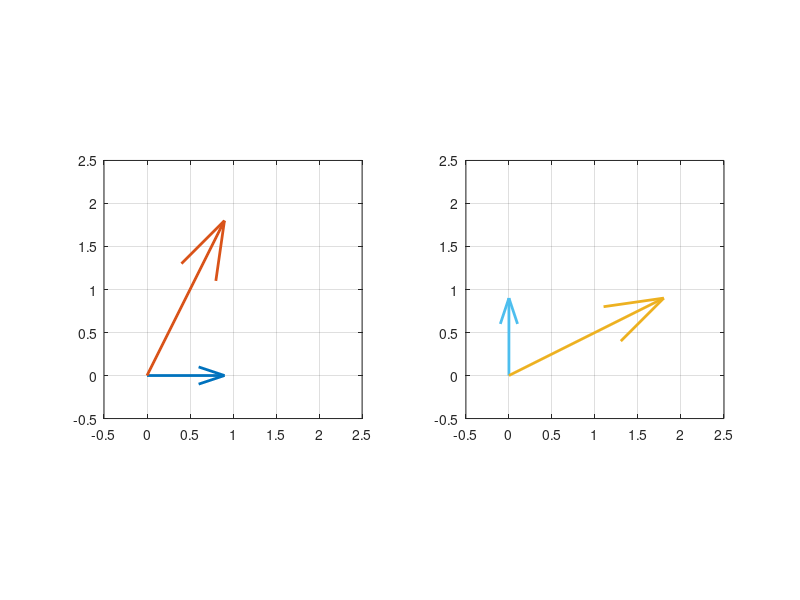

This figure's MATLAB source:
clc;
clear all;
close all;
clf;

axis_low = -0.5;
axis_high = 2.5;

A = [1, 2; 2, 1];
x1 = [1; 0];
x2 = [0; 1];
Ax1 = A*x1;
Ax2 = A*x2;

fig = figure();
#   fig1 = figure();
subplot(1, 2, 1);
hold on
#   plot([0, x1(1)], [0, x1(2)], "linewidth", 2, "color", [0 0.4470 0.7410], ";x1;")
#   plot(0, 0, "color", [0 0.4470 0.7410], ";x1;")
quiver(0, 0, x1(1), x1(2), "linewidth", 2, "color", [0 0.4470 0.7410])
hold on
#   plot([0, Ax1(1)], [0, Ax1(2)], "linewidth", 2, "color", [0.8500 0.3250 0.0980], ";Ax1;")
#   plot(0, 0, "color", [0.8500 0.3250 0.0980], ";A*x1;")
quiver(0, 0, Ax1(1), Ax1(2), "linewidth", 2, "color", [0.8500 0.3250 0.0980])
grid on;
box on;
axis ([axis_low, axis_high, axis_low, axis_high], "square");
#   print(fig1,'-dpngalpha', '-r100', 'x1.png');

#   fig2 = figure();
subplot(1, 2, 2);
hold on
#   plot([0, x2(1)], [0, x2(2)], "linewidth", 2, "color", [0.3010 0.7450 0.9330], ";x2;")
#   plot(0, 0, "color", [0.3010 0.7450 0.9330], ";x2;")
quiver(0, 0, x2(1), x2(2), "linewidth", 2, "color", [0.3010 0.7450 0.9330])
hold on
#   plot([0, Ax2(1)], [0, Ax2(2)], "linewidth", 2, "color", [0.9290 0.6940 0.1250], ";A*x2;");
#   plot(0, 0, "color", [0.9290 0.6940 0.1250], ";A*x2;")
quiver(0, 0, Ax2(1), Ax2(2), "linewidth", 2, "color", [0.9290 0.6940 0.1250])
grid on;
box on;
axis ([axis_low, axis_high, axis_low, axis_high], "square");
#   print(fig2,'-dpngalpha', '-r100', 'x2.png');

print(fig,'-dpngalpha', '-r300', 'x.png');
